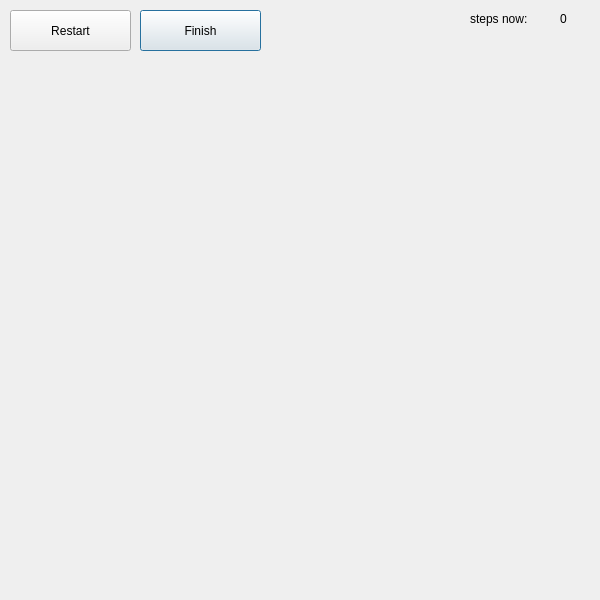
<?xml version="1.0" encoding="UTF-8"?>
<ui version="4.0">
 <class>level2</class>
 <widget class="QDialog" name="level2">
  <property name="geometry">
   <rect>
    <x>0</x>
    <y>0</y>
    <width>600</width>
    <height>600</height>
   </rect>
  </property>
  <property name="windowTitle">
   <string> Level2</string>
  </property>
  <widget class="QLabel" name="steps_count">
   <property name="geometry">
    <rect>
     <x>560</x>
     <y>10</y>
     <width>67</width>
     <height>17</height>
    </rect>
   </property>
   <property name="autoFillBackground">
    <bool>false</bool>
   </property>
   <property name="text">
    <string>0</string>
   </property>
  </widget>
  <widget class="QLabel" name="steps_now">
   <property name="geometry">
    <rect>
     <x>470</x>
     <y>10</y>
     <width>111</width>
     <height>17</height>
    </rect>
   </property>
   <property name="autoFillBackground">
    <bool>false</bool>
   </property>
   <property name="text">
    <string>steps now:</string>
   </property>
  </widget>
  <widget class="QPushButton" name="finish">
   <property name="geometry">
    <rect>
     <x>140</x>
     <y>10</y>
     <width>121</width>
     <height>41</height>
    </rect>
   </property>
   <property name="text">
    <string>Finish</string>
   </property>
  </widget>
  <widget class="QPushButton" name="restart">
   <property name="geometry">
    <rect>
     <x>10</x>
     <y>10</y>
     <width>121</width>
     <height>41</height>
    </rect>
   </property>
   <property name="text">
    <string>Restart</string>
   </property>
  </widget>
 </widget>
 <resources/>
 <connections/>
</ui>
